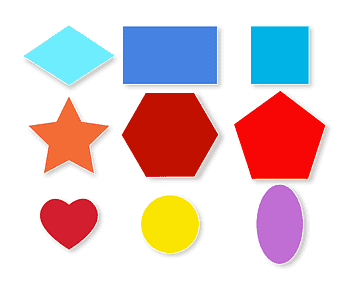
#> input picture Deep-Learning/Computer_Vision/Image_Contours/data/Shapes_.png, 348 x 288 px, found by its file name
$ jupyter execute --allow-errors contour_moments.ipynb
#> lines starting #> are read from the running program, lines starting #| are printed output that depends on the picture; after the words box and inside, x2 and y2 are one past the last pixel; in counts of white or black regions, pixels touching at a corner belong together
# Contour Moments

[cell 1]
import cv2

[cell 2]
img = cv2.imread(r'data/shapes_.png')
#> img is the input picture: shape (288, 348, 3); mean B, G, R 204.3, 201.9, 223.7
copy_img = cv2.imread(r'data/Shapes_.png')
img_gray_scale = cv2.cvtColor(src=img,code=cv2.COLOR_BGR2GRAY)
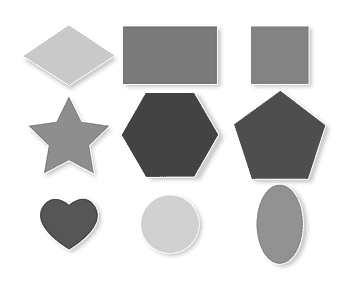
#> img_gray_scale: shape (288, 348); min 67, max 255, mean 208.6
_,threshold = cv2.threshold(src=img_gray_scale,thresh=210,maxval=255,type=cv2.THRESH_BINARY_INV # I could put 0 also
                            )
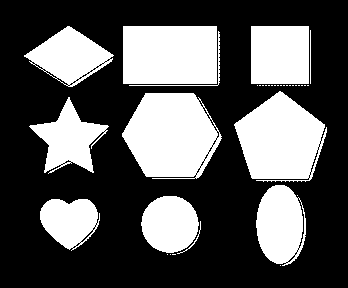
#> threshold: shape (288, 348); 34.6% white; 35 white regions (23 under 20 px)

[cell 3]
# contour and Visualizing contour
contours , hierarchy = cv2.findContours(image=threshold,mode=cv2.RETR_TREE,method=cv2.CHAIN_APPROX_SIMPLE)
#> contours = 96 contours, 79 with area under 20; largest, box (x1, y1, x2, y2) and area: (122, 93, 222, 179) 6300, (234, 91, 327, 182) 5607, (123, 26, 217, 84) 5301, (251, 26, 309, 84) 3249, (256, 185, 306, 266) 3046

# Drawing Contours
#> (the rest of this cell did not finish here and is left out)
